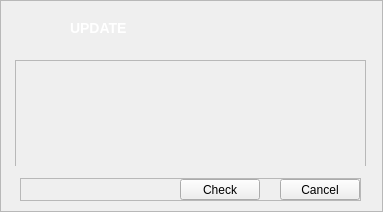
<?xml version="1.0" encoding="UTF-8"?>
<ui version="4.0">
 <class>QLaunchUpdateDialog</class>
 <widget class="QDialog" name="QLaunchUpdateDialog">
  <property name="geometry">
   <rect>
    <x>0</x>
    <y>0</y>
    <width>383</width>
    <height>212</height>
   </rect>
  </property>
  <property name="windowTitle">
   <string>Update</string>
  </property>
  <layout class="QHBoxLayout" name="horizontalLayout_2">
   <property name="margin">
    <number>0</number>
   </property>
   <item>
    <widget class="QFrame" name="frame">
     <property name="styleSheet">
      <string notr="true">#frame
{
	background-image: url(:/bg_dialog.png);
}</string>
     </property>
     <property name="frameShape">
      <enum>QFrame::StyledPanel</enum>
     </property>
     <property name="frameShadow">
      <enum>QFrame::Raised</enum>
     </property>
     <widget class="QStackedWidget" name="stackedWidget">
      <property name="geometry">
       <rect>
        <x>10</x>
        <y>10</y>
        <width>363</width>
        <height>156</height>
       </rect>
      </property>
      <property name="currentIndex">
       <number>3</number>
      </property>
      <widget class="QWidget" name="page">
       <widget class="QLabel" name="label">
        <property name="geometry">
         <rect>
          <x>60</x>
          <y>8</y>
          <width>261</width>
          <height>20</height>
         </rect>
        </property>
        <property name="styleSheet">
         <string notr="true">#label
{
	color: rgb(255, 255, 255);
	font: bold 14px ;
}</string>
        </property>
        <property name="text">
         <string>UPDATE</string>
        </property>
       </widget>
       <widget class="QLabel" name="label_5">
        <property name="geometry">
         <rect>
          <x>180</x>
          <y>50</y>
          <width>141</width>
          <height>81</height>
         </rect>
        </property>
        <property name="font">
         <font>
          <family>Arial</family>
         </font>
        </property>
        <property name="styleSheet">
         <string notr="true">color: rgb(0, 0, 0);</string>
        </property>
        <property name="text">
         <string>Welcom to Use Updater</string>
        </property>
        <property name="wordWrap">
         <bool>true</bool>
        </property>
       </widget>
       <widget class="QLabel" name="icon_2">
        <property name="geometry">
         <rect>
          <x>5</x>
          <y>60</y>
          <width>121</width>
          <height>122</height>
         </rect>
        </property>
        <property name="sizePolicy">
         <sizepolicy hsizetype="Fixed" vsizetype="Fixed">
          <horstretch>0</horstretch>
          <verstretch>0</verstretch>
         </sizepolicy>
        </property>
        <property name="styleSheet">
         <string notr="true">background-image: url(:/ico_update.png);
background-repeat:none;
background-position:mid mid;</string>
        </property>
        <property name="text">
         <string/>
        </property>
       </widget>
      </widget>
      <widget class="QWidget" name="page_2">
       <widget class="QListWidget" name="filelist">
        <property name="geometry">
         <rect>
          <x>20</x>
          <y>30</y>
          <width>231</width>
          <height>121</height>
         </rect>
        </property>
       </widget>
       <widget class="QPlainTextEdit" name="plainTextEdit">
        <property name="enabled">
         <bool>false</bool>
        </property>
        <property name="geometry">
         <rect>
          <x>280</x>
          <y>40</y>
          <width>104</width>
          <height>101</height>
         </rect>
        </property>
        <property name="font">
         <font>
          <family>Arial</family>
         </font>
        </property>
        <property name="focusPolicy">
         <enum>Qt::NoFocus</enum>
        </property>
        <property name="frameShape">
         <enum>QFrame::NoFrame</enum>
        </property>
        <property name="frameShadow">
         <enum>QFrame::Plain</enum>
        </property>
        <property name="readOnly">
         <bool>true</bool>
        </property>
        <property name="plainText">
         <string>These Files Will Be Updated</string>
        </property>
        <property name="overwriteMode">
         <bool>false</bool>
        </property>
       </widget>
      </widget>
      <widget class="QWidget" name="page_3">
       <widget class="QProgressBar" name="progressBar">
        <property name="geometry">
         <rect>
          <x>10</x>
          <y>50</y>
          <width>341</width>
          <height>23</height>
         </rect>
        </property>
        <property name="font">
         <font>
          <family>Arial</family>
         </font>
        </property>
        <property name="value">
         <number>24</number>
        </property>
       </widget>
       <widget class="QLabel" name="text_curfile">
        <property name="geometry">
         <rect>
          <x>19</x>
          <y>110</y>
          <width>321</width>
          <height>21</height>
         </rect>
        </property>
        <property name="font">
         <font>
          <family>Arial</family>
         </font>
        </property>
        <property name="styleSheet">
         <string notr="true">color: rgb(0, 0, 0);</string>
        </property>
        <property name="text">
         <string>TextLabel</string>
        </property>
        <property name="alignment">
         <set>Qt::AlignLeading|Qt::AlignLeft|Qt::AlignTop</set>
        </property>
        <property name="wordWrap">
         <bool>true</bool>
        </property>
       </widget>
       <widget class="QLabel" name="label_3">
        <property name="geometry">
         <rect>
          <x>60</x>
          <y>8</y>
          <width>251</width>
          <height>20</height>
         </rect>
        </property>
        <property name="font">
         <font>
          <pointsize>-1</pointsize>
          <weight>75</weight>
          <italic>false</italic>
          <bold>true</bold>
         </font>
        </property>
        <property name="styleSheet">
         <string notr="true">#label_3
{
	color: rgb(255, 255, 255);
	font: bold 14px ;
}</string>
        </property>
        <property name="text">
         <string>UPDATE</string>
        </property>
       </widget>
       <widget class="QLabel" name="text_remain">
        <property name="geometry">
         <rect>
          <x>240</x>
          <y>140</y>
          <width>101</width>
          <height>21</height>
         </rect>
        </property>
        <property name="font">
         <font>
          <family>Arial</family>
         </font>
        </property>
        <property name="styleSheet">
         <string notr="true">color: rgb(0, 0, 0);</string>
        </property>
        <property name="text">
         <string/>
        </property>
        <property name="alignment">
         <set>Qt::AlignLeading|Qt::AlignLeft|Qt::AlignTop</set>
        </property>
        <property name="wordWrap">
         <bool>true</bool>
        </property>
       </widget>
       <widget class="QLabel" name="text_remain_title">
        <property name="geometry">
         <rect>
          <x>20</x>
          <y>140</y>
          <width>211</width>
          <height>21</height>
         </rect>
        </property>
        <property name="font">
         <font>
          <family>Arial</family>
         </font>
        </property>
        <property name="styleSheet">
         <string notr="true">color: rgb(0, 0, 0);</string>
        </property>
        <property name="text">
         <string>TextLabel</string>
        </property>
        <property name="alignment">
         <set>Qt::AlignLeading|Qt::AlignLeft|Qt::AlignTop</set>
        </property>
        <property name="wordWrap">
         <bool>true</bool>
        </property>
       </widget>
      </widget>
      <widget class="QWidget" name="page_4">
       <widget class="QLabel" name="label_2">
        <property name="geometry">
         <rect>
          <x>60</x>
          <y>8</y>
          <width>271</width>
          <height>20</height>
         </rect>
        </property>
        <property name="font">
         <font>
          <pointsize>-1</pointsize>
          <weight>75</weight>
          <italic>false</italic>
          <bold>true</bold>
         </font>
        </property>
        <property name="styleSheet">
         <string notr="true">color: rgb(255, 255, 255);
font: bold 14px ;</string>
        </property>
        <property name="text">
         <string>UPDATE</string>
        </property>
       </widget>
       <widget class="QFrame" name="frame_3">
        <property name="geometry">
         <rect>
          <x>5</x>
          <y>50</y>
          <width>351</width>
          <height>111</height>
         </rect>
        </property>
        <property name="frameShape">
         <enum>QFrame::StyledPanel</enum>
        </property>
        <property name="frameShadow">
         <enum>QFrame::Raised</enum>
        </property>
        <layout class="QHBoxLayout" name="horizontalLayout_3">
         <property name="spacing">
          <number>0</number>
         </property>
         <property name="margin">
          <number>0</number>
         </property>
         <item>
          <widget class="QLabel" name="icon">
           <property name="sizePolicy">
            <sizepolicy hsizetype="Fixed" vsizetype="Expanding">
             <horstretch>0</horstretch>
             <verstretch>0</verstretch>
            </sizepolicy>
           </property>
           <property name="minimumSize">
            <size>
             <width>122</width>
             <height>0</height>
            </size>
           </property>
           <property name="text">
            <string/>
           </property>
          </widget>
         </item>
         <item>
          <widget class="QLabel" name="finish_state">
           <property name="font">
            <font>
             <family>Arial</family>
            </font>
           </property>
           <property name="styleSheet">
            <string notr="true">color: rgb(0, 0, 0);</string>
           </property>
           <property name="text">
            <string>&lt;!DOCTYPE HTML PUBLIC &quot;-//W3C//DTD HTML 4.0//EN&quot; &quot;http://www.w3.org/TR/REC-html40/strict.dtd&quot;&gt;
&lt;html&gt;&lt;head&gt;&lt;meta name=&quot;qrichtext&quot; content=&quot;1&quot; /&gt;&lt;style type=&quot;text/css&quot;&gt;
p, li { white-space: pre-wrap; }
&lt;/style&gt;&lt;/head&gt;&lt;body style=&quot; font-family:'Arial'; font-size:9pt; font-weight:400; font-style:normal;&quot;&gt;
&lt;p style=&quot;-qt-paragraph-type:empty; margin-top:0px; margin-bottom:0px; margin-left:0px; margin-right:0px; -qt-block-indent:0; text-indent:0px;&quot;&gt;&lt;/p&gt;&lt;/body&gt;&lt;/html&gt;</string>
           </property>
           <property name="textFormat">
            <enum>Qt::RichText</enum>
           </property>
           <property name="alignment">
            <set>Qt::AlignCenter</set>
           </property>
           <property name="wordWrap">
            <bool>true</bool>
           </property>
           <property name="openExternalLinks">
            <bool>true</bool>
           </property>
          </widget>
         </item>
        </layout>
       </widget>
      </widget>
      <widget class="QWidget" name="page_5">
       <widget class="QLabel" name="label_4">
        <property name="geometry">
         <rect>
          <x>60</x>
          <y>8</y>
          <width>261</width>
          <height>20</height>
         </rect>
        </property>
        <property name="font">
         <font>
          <pointsize>-1</pointsize>
          <weight>75</weight>
          <italic>false</italic>
          <bold>true</bold>
         </font>
        </property>
        <property name="styleSheet">
         <string notr="true">color: rgb(255, 255, 255);
font: bold 14px ;</string>
        </property>
        <property name="text">
         <string>UPDATE</string>
        </property>
       </widget>
       <widget class="QScrollArea" name="scrollArea">
        <property name="geometry">
         <rect>
          <x>13</x>
          <y>50</y>
          <width>341</width>
          <height>101</height>
         </rect>
        </property>
        <property name="widgetResizable">
         <bool>true</bool>
        </property>
        <widget class="QWidget" name="scrollAreaWidgetContents">
         <property name="geometry">
          <rect>
           <x>0</x>
           <y>0</y>
           <width>1267</width>
           <height>93</height>
          </rect>
         </property>
         <layout class="QVBoxLayout" name="verticalLayout_2">
          <item>
           <widget class="QLabel" name="label_note">
            <property name="sizePolicy">
             <sizepolicy hsizetype="Preferred" vsizetype="Preferred">
              <horstretch>0</horstretch>
              <verstretch>0</verstretch>
             </sizepolicy>
            </property>
            <property name="font">
             <font>
              <family>Arial</family>
             </font>
            </property>
            <property name="styleSheet">
             <string notr="true">color: rgb(0, 0, 0);</string>
            </property>
            <property name="text">
             <string>&lt;!DOCTYPE HTML PUBLIC &quot;-//W3C//DTD HTML 4.0//EN&quot; &quot;http://www.w3.org/TR/REC-html40/strict.dtd&quot;&gt;
&lt;html&gt;&lt;head&gt;&lt;meta name=&quot;qrichtext&quot; content=&quot;1&quot; /&gt;&lt;style type=&quot;text/css&quot;&gt;
p, li { white-space: pre-wrap; }
&lt;/style&gt;&lt;/head&gt;&lt;body style=&quot; font-family:'Arial'; font-size:9pt; font-weight:400; font-style:normal;&quot;&gt;
&lt;p style=&quot; margin-top:0px; margin-bottom:0px; margin-left:0px; margin-right:0px; -qt-block-indent:0; text-indent:0px;&quot;&gt;&lt;span style=&quot; color:#ff0000;&quot;&gt;TextLabel&lt;/span&gt;  &lt;span style=&quot; color:#00007f;&quot;&gt; fdafda&lt;/span&gt;&lt;/p&gt;&lt;/body&gt;&lt;/html&gt;</string>
            </property>
            <property name="textFormat">
             <enum>Qt::PlainText</enum>
            </property>
            <property name="alignment">
             <set>Qt::AlignCenter</set>
            </property>
            <property name="wordWrap">
             <bool>false</bool>
            </property>
            <property name="textInteractionFlags">
             <set>Qt::NoTextInteraction</set>
            </property>
           </widget>
          </item>
         </layout>
        </widget>
       </widget>
      </widget>
     </widget>
     <widget class="QFrame" name="frame_2">
      <property name="geometry">
       <rect>
        <x>20</x>
        <y>178</y>
        <width>341</width>
        <height>23</height>
       </rect>
      </property>
      <property name="frameShape">
       <enum>QFrame::StyledPanel</enum>
      </property>
      <property name="frameShadow">
       <enum>QFrame::Raised</enum>
      </property>
      <layout class="QHBoxLayout" name="horizontalLayout">
       <property name="spacing">
        <number>20</number>
       </property>
       <property name="margin">
        <number>0</number>
       </property>
       <item>
        <spacer name="horizontalSpacer_3">
         <property name="orientation">
          <enum>Qt::Horizontal</enum>
         </property>
         <property name="sizeHint" stdset="0">
          <size>
           <width>146</width>
           <height>18</height>
          </size>
         </property>
        </spacer>
       </item>
       <item>
        <widget class="QPushButton" name="but_left">
         <property name="focusPolicy">
          <enum>Qt::NoFocus</enum>
         </property>
         <property name="text">
          <string>Check</string>
         </property>
        </widget>
       </item>
       <item>
        <widget class="QPushButton" name="but_right">
         <property name="focusPolicy">
          <enum>Qt::NoFocus</enum>
         </property>
         <property name="text">
          <string>Cancel</string>
         </property>
        </widget>
       </item>
      </layout>
     </widget>
    </widget>
   </item>
  </layout>
 </widget>
 <resources/>
 <connections/>
</ui>
